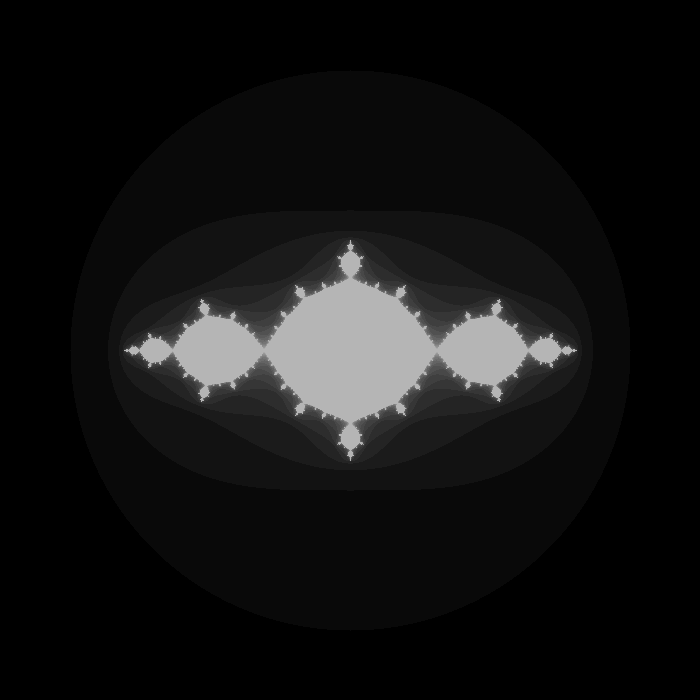
Frame 1 (no input)
Frame 60 (the mouse pressed at the canvas centre just before this capture): identical to frame 1, image omitted
Frame 120 (the mouse held since frame 60 and released just before this capture): identical to frame 1, image omitted

The Processing sketch that drew this single still picture (run headless with seeded random() and noise(); from frame 60 on, the mouse is pressed at the canvas centre):

// Processing sketch: julia_pde
// ── julia_pde.pde
// From here: https://openprocessing.org/sketch/112722/
// Lightly modified

int max_iterations = 20;

float view_width = 5.0; // Essentially how far zoomed in we are
float upper_left_x = 0 - (view_width/2); // Scales the X coordinates
float upper_left_y = view_width/2;

//  Set the size and font
void setup() {
  size(700, 700);
  drawJuliaSet(-1, 0);
}

// Empty, but needs to be here in order
// for mouse interaction
void draw() {
}

// When the mouse moves, update the coordinates (just print out in the top corner)
void mouseMoved() {
  float a = getReal(mouseX);
  float b = getImaginary(mouseY);
  writeCoordinates(a, b);
}

// Draws the Julia Set for the given complex number ca + cb*i
void drawJuliaSet(float ca, float cb) {
  // Draw a black background (overwrite previous drawing)
  background(0);

  // Iterate over every pixel from top to bottom, left to right
  for (float row = 0; row <= height; row++)
    for (float col = 0; col <= width; col++) {
      
      int iterations = 0;

      float a = getReal(col);
      float b = getImaginary(row);

      while ((a*a + b*b) <= 2*2 && iterations < max_iterations) {
        float new_a = a*a - b*b + ca;
        float new_b = 2*a*b + cb;
        a = new_a;
        b = new_b;
        iterations++;
      }

      if (iterations == max_iterations) {
        stroke(255);
      }
      else {
        // The more iterations it took to escape, the smaller this number will be -> the closer to black
        stroke(1.0*iterations/max_iterations * 255);
      }

      point(col, row);
    }
}

// If the mouse is pressed, draw the Julia set for the new coordinates
void mousePressed() {
  drawJuliaSet(getReal(mouseX), getImaginary(mouseY));
  writeCoordinates(getReal(mouseX), getImaginary(mouseY));
}

// Compute the real component for a given x coordinate on
// the grid, scaled by the window size.
float getReal(float x) {
  return upper_left_x + ((x / width) * view_width);
}

// Compute the real component for a given y coordinate on
// the grid, scaled by the window size.
float getImaginary(float y) {
  return upper_left_y - ((y / height) * view_width);
}

// Writes the coordinates to the screen
void writeCoordinates(float x, float y) {
  // Draw a black box
  fill(0);
  rect(0, 0, 350, 50);
  // Write the numbers in white
  fill(255);
  // Print three decimal points of the X/Y coordinates
  text(String.format("%.3f + %.3fi", x, y), 25, 25);
}
